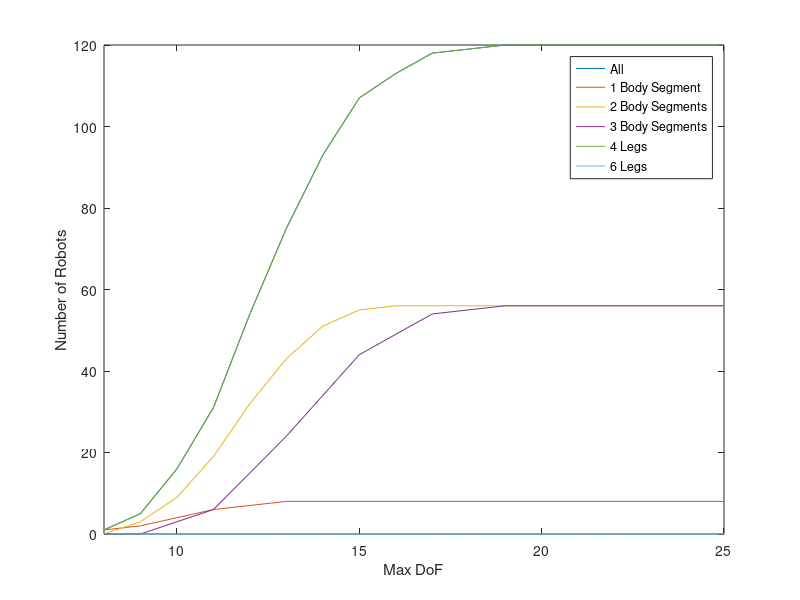

Recreate this plot in MATLAB. (Note: this script raises an error after producing the figure.)
% Body joints x3 (pitch/roll/yaw), knees joints x3 (front, middle, back),
% tail, second body joint, middle legs
r = dec2bin(0:2^9-1) == '1';
fail = (r(:,8) > sum(r(:,1:3), 2)) | (r(:,5) > r(:,9));
dof = sum(r(:,1:3), 2).*(1+r(:,8)) + sum(r(:,4:6), 2)*2 + r(:,7) + r(:,9)*4 + 8;
dof(r(:,9)) = NaN;
dof(fail) = NaN;
b3 = r(:,8);
b1 = sum(r(:,1:3), 2) == 0;
b2 = ~b3 & ~b1;
l6 = r(:,9);
N = 8:25;
close all;
% histogram(dof,N);
plot(N, sum(dof<=N, 1));
hold on;
plot(N, sum(dof(b1)<=N, 1));
plot(N, sum(dof(b2)<=N, 1));
plot(N, sum(dof(b3)<=N, 1));
plot(N, sum(dof(~l6)<=N, 1));
plot(N, sum(dof(l6)<=N, 1));
% plot(N, sum(dof(logical(b1.*~l6))<=N, 1));
xlim([8,25]);
xlabel('Max DoF');
ylabel('Number of Robots');
legend('All', '1 Body Segment', '2 Body Segments', '3 Body Segments', '4 Legs', '6 Legs');
codes = num2str(r(dof<=14,:)*1);
codes = codes(:,codes(1,:)~= ' ');

origin = [0;0;0;0;1;0;-1;0;0];
for i = 110%[]%randsample(1:size(codes,1),20)
    code = codes(i,:);
    config = simpleWalker(code, .2, .6, .25);
    angles = config.gait.angles(:,1);
    angles(~angles) = 20;
    robot = state2robot([origin;angles],config);
    figure();
    plotRobot(robot);
    axis equal
    v = [-3 -5 5];
    [caz,cel] = view(v);
    title([code,': ',num2str(sum(config.count)), ' DoF']);
end